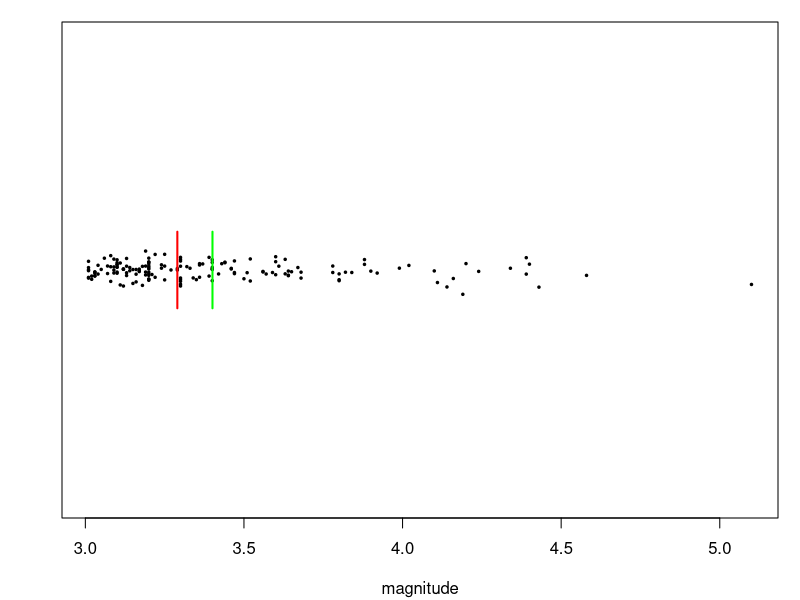
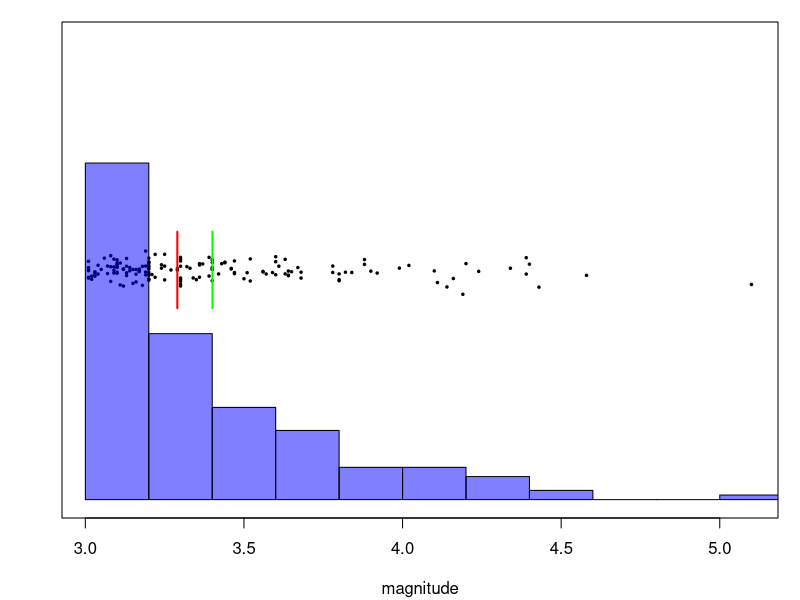
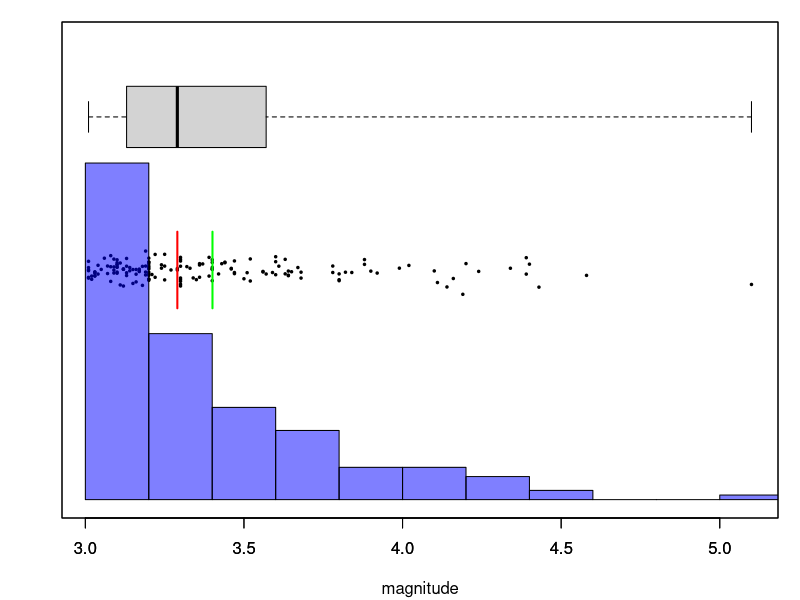
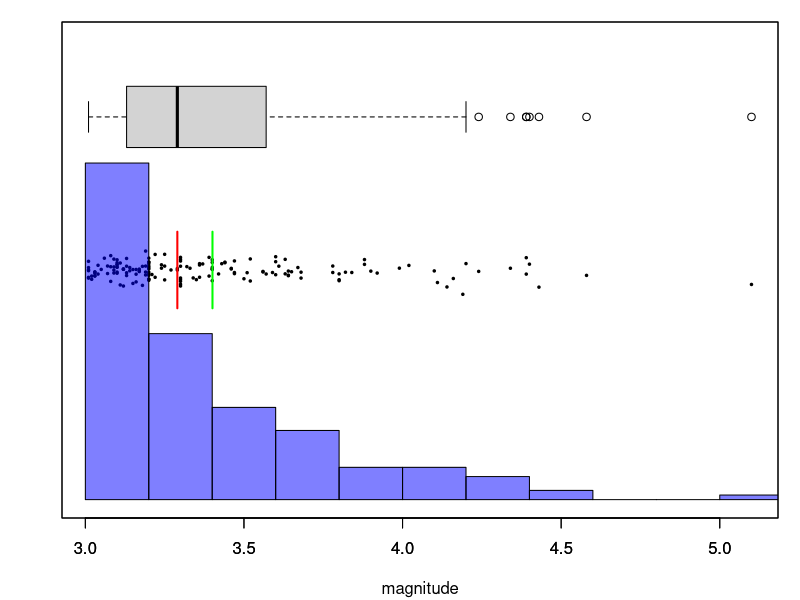
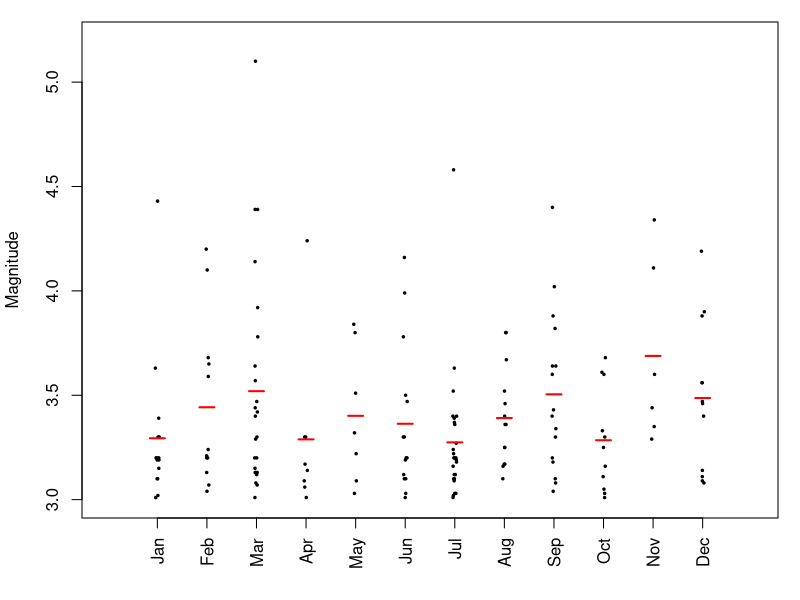
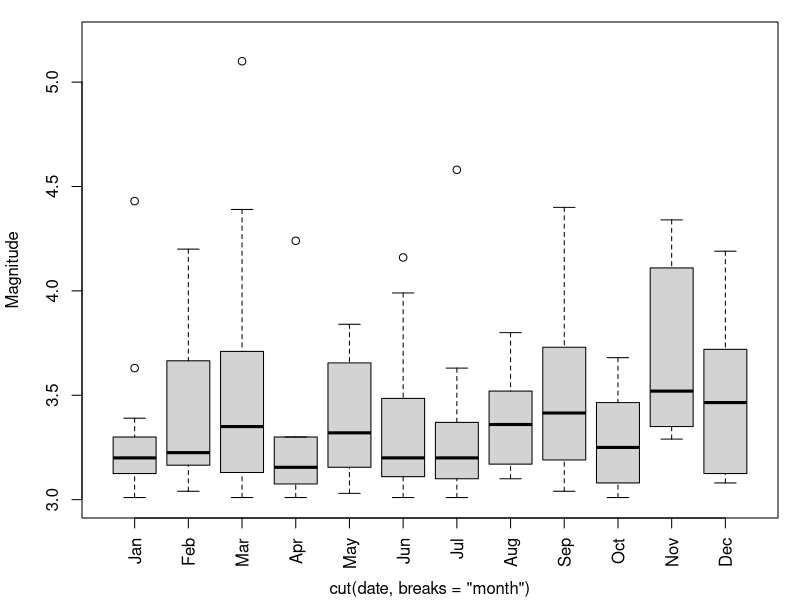
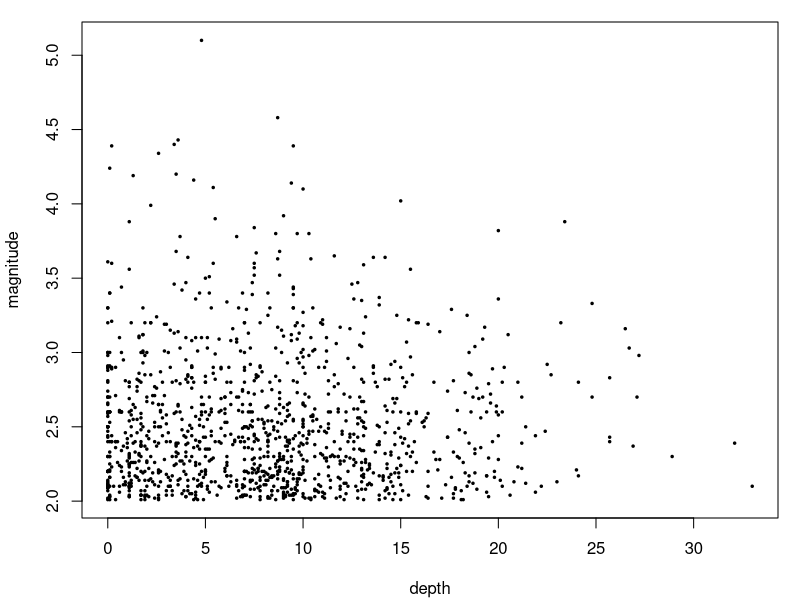
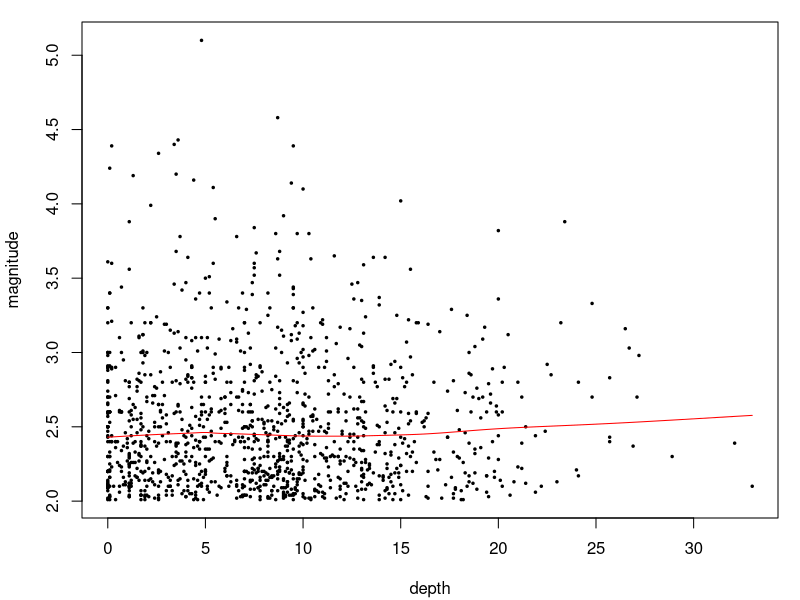

Source code (R) for these figures, in order:

dotgroup <- function (x,f,gm=TRUE,sds=FALSE,col='black',gm.col='black',length=.1,factor=.2,ylims=mean(range(x,na.rm=TRUE))+c(-.8,.8)*diff(range(x,na.rm=TRUE)),...) {
    if (!is.factor(f)) { f <- factor(f) }
    dotcol <- adjustcolor(col,if(sds) {.25} else {1})
    gmeans <- tapply(x,f,mean,na.rm=TRUE)
    gsds <- tapply(x,f,sd,na.rm=TRUE)
    plot( jitter(as.numeric(f),factor), x, xlim=c(0,nlevels(f)+1), xlab='', xaxt='n', ylim=ylims, col=dotcol, ... )
    axis(1,at=1:nlevels(f),labels=paste(levels(f), " (",table(f),")",sep=''),las=3,...)
    if (gm) { segments( x0=(1:nlevels(f))-.15, x1=(1:nlevels(f))+.15, y0=gmeans, lwd=2, col=gm.col ) }
    if(sds) { arrows( x0=(1:nlevels(f)), y0=gmeans-gsds, y1=gmeans+gsds, code=3, length=length ) }
}

dotgroup.horiz <- function (x,f,gm=TRUE,sds=FALSE,col='black',gm.col='black',length=.1,factor=.2,ylims=c(0,nlevels(f)+1),...) {
    if (!is.factor(f)) { f <- factor(f) }
    dotcol <- adjustcolor(col,if(sds) {.25} else {1})
    gmeans <- tapply(x,f,mean,na.rm=TRUE)
    gsds <- tapply(x,f,sd,na.rm=TRUE)
    plot( x, jitter(as.numeric(f),factor), ylim=ylims, ylab='', yaxt='n', xlim=mean(range(x,na.rm=TRUE))+c(-.8,.8)*diff(range(x,na.rm=TRUE)), col=dotcol, ... )
    axis(2,at=1:nlevels(f),labels=paste(levels(f), " (",table(f),")",sep=''),las=3,...)
    if (gm) { segments( y0=(1:nlevels(f))-.15, y1=(1:nlevels(f))+.15, x0=gmeans, lwd=2, col=gm.col ) }
    if(sds) { arrows( y0=(1:nlevels(f)), x0=gmeans-gsds, x1=gmeans+gsds, code=3, length=length ) }
}



quakes <- read.table("2014-quakes-catalog.tsv", stringsAsFactors=FALSE)
names(quakes) <- c("orig.date","orig.time", "ET", "MAG", "M", "LAT", "LON", "DEPTH", "Q", "EVID", "NPH", "NGRM")
quakes$date <- as.Date(paste(quakes$orig.date,substr(quakes$orig.time,1,8)),format="%Y/%m/%d %H:%M:%S")
quakes$ddate <- difftime( quakes$date[c(2:nrow(quakes),nrow(quakes))] , quakes$date[c(1,1:(nrow(quakes)-1))] )
#YYY/MM/DD HH:mm:SS.ss 

dotloc <- 1.5
boxloc <- 2.5
dotjits <- dotloc+rnorm(sum(quakes$MAG>3))/20
pdf(file="quakes-dotplot.pdf",width=3,height=2,pointsize=10)
par(mar=c(4,3,1,1)+.1)
    with( subset(quakes, MAG>3), {
            plot(MAG, dotjits, xlab="magnitude", ylim=c(0,3), cex=0.5, pch=20, yaxt='n', ylab='' )
            # dotgroup.horiz( MAG, rep("2014",length(MAG)), xlab='magnitude', ylims=c(0,2.5) ) 
            segments( y0=dotloc-.25, y1=dotloc+.25, x0=mean(MAG), lwd=2, col='green' )
            segments( y0=dotloc-.25, y1=dotloc+.25, x0=median(MAG), lwd=2, col='red' )
        } )
dev.off()

pdf(file="quakes-hist.pdf",width=3,height=2,pointsize=10)
par(mar=c(4,3,1,1)+.1)
    with( subset(quakes, MAG>3), {
            plot(MAG, dotjits, xlab="magnitude", ylim=c(0,3), cex=0.5, pch=20, yaxt='n', ylab='' )
            # dotgroup.horiz( MAG, rep("2014",length(MAG)), xlab='magnitude', ylims=c(0,2.5) ) 
            segments( y0=dotloc-.25, y1=dotloc+.25, x0=mean(MAG), lwd=2, col='green' )
            segments( y0=dotloc-.25, y1=dotloc+.25, x0=median(MAG), lwd=2, col='red' )
            hist( MAG, col=adjustcolor("blue",.5), add=TRUE, freq=FALSE ) 
        } )
dev.off()

pdf(file="quakes-boxplot.pdf",width=3,height=2,pointsize=10)
par(mar=c(4,3,1,1)+.1)
    with( subset(quakes, MAG>3), {
            plot(MAG, dotjits, xlab="magnitude", ylim=c(0,3), cex=0.5, pch=20, yaxt='n', ylab='' )
            # dotgroup.horiz( MAG, rep("2014",length(MAG)), xlab='magnitude', ylims=c(0,2.5) ) 
            segments( y0=dotloc-.25, y1=dotloc+.25, x0=mean(MAG), lwd=2, col='green' )
            segments( y0=dotloc-.25, y1=dotloc+.25, x0=median(MAG), lwd=2, col='red' )
            hist( MAG, col=adjustcolor("blue",.5), add=TRUE, freq=FALSE ) 
            boxplot( MAG, add=TRUE, at=boxloc, horizontal=TRUE, range=0 )
        } )
dev.off()

pdf(file="quakes-modified-boxplot.pdf",width=3,height=2,pointsize=10)
par(mar=c(4,3,1,1)+.1)
    with( subset(quakes, MAG>3), {
            plot(MAG, dotjits, xlab="magnitude", ylim=c(0,3), cex=0.5, pch=20, yaxt='n', ylab='' )
            # dotgroup.horiz( MAG, rep("2014",length(MAG)), xlab='magnitude', ylims=c(0,2.5) ) 
            segments( y0=dotloc-.25, y1=dotloc+.25, x0=mean(MAG), lwd=2, col='green' )
            segments( y0=dotloc-.25, y1=dotloc+.25, x0=median(MAG), lwd=2, col='red' )
            hist( MAG, col=adjustcolor("blue",.5), add=TRUE, freq=FALSE ) 
            boxplot( MAG, add=TRUE, at=boxloc, horizontal=TRUE )
        } )
dev.off()

pdf(file="quakes-category-dotplot.pdf",width=3,height=2.5,pointsize=10)
par(mar=c(4,4,1,1)+.1)
    with( subset(quakes, MAG>3), {
            dotgroup( MAG, cut(date,breaks="month"), xaxt='n', ylab='Magnitude', pch=20, cex=0.5, gm.col='red', ylims=c(3,5.2) )
            axis(1,at=1:12,labels=c("Jan","Feb","Mar","Apr","May","Jun","Jul","Aug","Sep","Oct","Nov","Dec"), las=3)
        } )
dev.off()

pdf(file="quakes-category-boxplot.pdf",width=3,height=2.5,pointsize=10)
par(mar=c(4,4,1,1)+.1)
    with( subset(quakes, MAG>3), {
            boxplot( MAG ~ cut(date,breaks="month"), xaxt='n', ylab='Magnitude', ylim=c(3,5.2) )
            axis(1,at=1:12,labels=c("Jan","Feb","Mar","Apr","May","Jun","Jul","Aug","Sep","Oct","Nov","Dec"), las=3)
        } )
dev.off()

pdf(file="quakes-mag-depth.pdf", width=3, height=2.5, pointsize=10)
par(mar=c(4,4,1,1)+.1)
with( subset(quakes, MAG>2), plot( MAG ~ DEPTH, xlab="depth", ylab="magnitude", pch=20, cex=0.5 ) )
dev.off()

pdf(file="quakes-mag-depth-lines.pdf", width=3, height=2.5, pointsize=10)
par(mar=c(4,4,1,1)+.1)
with( subset(quakes, MAG>2), {
        plot( MAG ~ DEPTH, xlab="depth", ylab="magnitude", pch=20, cex=0.5 ) 
        lines( lowess( DEPTH, MAG ), col='red' )
    } )
dev.off()

# map
if (interactive()) {
    plot( LAT ~ LON, data=quakes, cex=MAG/2 )

    hist(as.numeric(diff(subset(quakes,MAG>3)$date)))

    with( subset(quakes, MAG>3), dotgroup.horiz( MAG, cut(date,breaks="year") ) )
}
